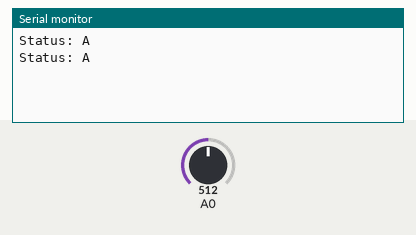
This sketch was run on a simulated Arduino Uno, built with avr-gcc and run on an emulated ATmega328P. Parts: the last lines printed to the serial monitor. The inputs (shaded band) are chosen by the test bench; at power-on: A0 = 512.

Above: at 1.8 s.
1.9 s: A0 set to 358
At 2.8 s:
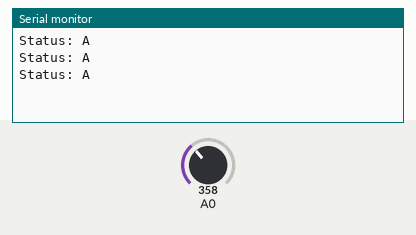
3.4 s: A0 set to 333
At 4.6 s:
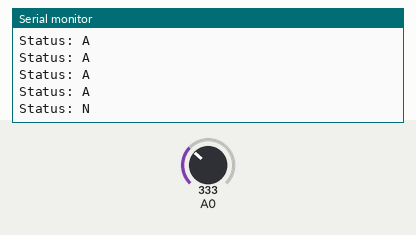

The sketch:

exercicio9.ino
```cpp
int leituraSensor;
char status = 'N';

void setup() {
  Serial.begin(9600);
}

void loop() {
  leituraSensor = analogRead(A0);

  if (leituraSensor < 341) {
    status = 'N';
  } else if (leituraSensor < 682) {
    status = 'A';
  } else {
    status = 'P';
  }

  Serial.print("Status: ");
  Serial.println(status);
  delay(1000);
}
```

Measured:
- the behaviour switches between 341 and 340 on A0 (found by bisection; images 1 and 2)
- after the input at 3.4 s, the serial monitor: prints a new line after 0.60 s (image 2)
